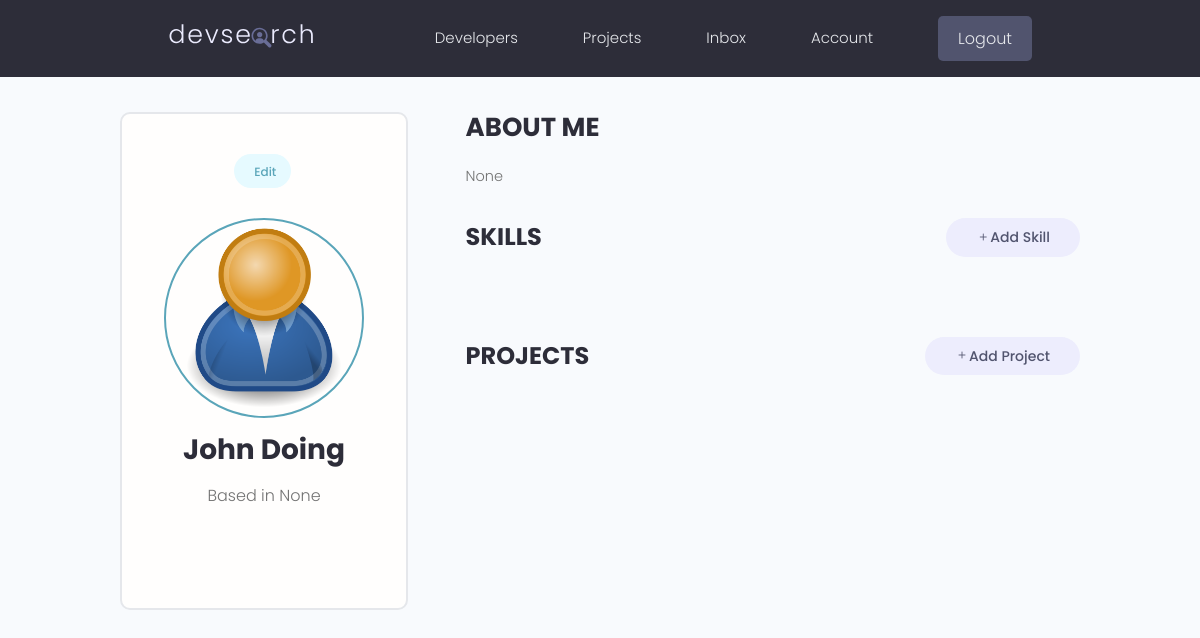
/account/ (signed in), run on the app's committed database.
### users/models.py (models this page shows, shortened)
class Profile(models.Model):
    user = models.OneToOneField(
        User, on_delete=models.CASCADE, null=True, blank=True)
    name = models.CharField(max_length=200, blank=True, null=True)
    email = models.EmailField(max_length=500, blank=True, null=True)
    username = models.CharField(max_length=200, blank=True, null=True)
    location = models.CharField(max_length=200, blank=True, null=True)
    short_intro = models.CharField(max_length=200, blank=True, null=True)
    bio = models.TextField(blank=True, null=True)
    profile_image = models.ImageField(
        null=True, blank=True, upload_to='profiles/', default="profiles/user-default.png")
    social_github = models.CharField(max_length=200, blank=True, null=True)
    social_twitter = models.CharField(max_length=200, blank=True, null=True)
    social_linkedin = models.CharField(max_length=200, blank=True, null=True)
    social_youtube = models.CharField(max_length=200, blank=True, null=True)
    social_website = models.CharField(max_length=200, blank=True, null=True)
    created = models.DateTimeField(auto_now_add=True)
    id = models.UUIDField(default=uuid.uuid4, unique=True,
                          primary_key=True, editable=False)
    class Meta:
        ordering = ['created']
    @property
    def imageURL(self):
        try:
            url = self.profile_image.url
        except:
            url = ''
        return url

### users/views.py (the view)
# urls.py: path('account/', views.userAccount, name="account"),
@login_required(login_url='login')
def userAccount(request):
    profile = request.user.profile
    skills = profile.skill_set.all()
    projects = profile.project_set.all()
    context = {'profile': profile, 'skills': skills, 'projects': projects}
    return render(request, 'users/account.html', context)

### users/templates/users/account.html (shortened to what this page needs)
{% extends 'main.html' %}
{% block content %}
<main class="settingsPage profile my-md">
  <div class="container">
    <div class="layout">
      <div class="column column--1of3">
        <div class="card text-center">
          <div class="card__body dev">
            <a class="tag tag--pill tag--main settings__btn" href="{% url 'edit-account' %}">
              Edit</a>
            <img class="avatar avatar--xl dev__avatar" src="{{profile.imageURL}}" />
            <h2 class="dev__name">{{profile.name}}</h2>
            <p class="dev__location">Based in {{profile.location}}</p>
          </div>
        </div>
      </div>
      <div class="column column--2of3">
        <div class="devInfo">
          <h3 class="devInfo__title">About Me</h3>
          <p class="devInfo__about">{{profile.bio}}</p>
        </div>
        <div class="settings">
          <h3 class="settings__title">Skills</h3>
          <a class="tag tag--pill tag--sub settings__btn tag--lg" href="{% url 'create-skill' %}"><i
              class="bi bi-plus"></i> Add Skill</a>
        </div>
        <div class="settings">
          <h3 class="settings__title">Projects</h3>
          <a class="tag tag--pill tag--sub settings__btn tag--lg" href="{% url 'create-project' %}"><i
              class="bi bi-plus"></i> Add Project</a>
        </div>
      </div>
    </div>
  </div>
</main>
{% endblock %}

### static/styles/app.css (style rules this page uses)
:root { --color-sub: #2d2d39; }
.card { border: 2px solid var(--color-light); }
img { width: 100%; }
.profile .card > .dev { padding: 4rem; }
.dev__avatar { display: block; margin: auto; }
.dev__name { color: var(--color-sub); font-size: 2.8rem; font-weight: 700; margin-top: 1rem; margin-bottom: 0.5rem; }
.dev__location { margin-top: 1rem; }
.devInfo { margin-bottom: 3rem; }
.devInfo__title, .devInfo__subtitle { font-size: 2.6rem; color: var(--color-sub); text-transform: uppercase; font-weight: 700; margin-bottom: 1.5rem; }
.devInfo__about, .devSkill__info { font-size: 1.45rem; line-height: 1.7; text-align: justify; }
.settingsPage .dev > .settings__btn { display: inline-block; margin-bottom: 3rem; }
.settings { display: flex; justify-content: space-between; align-items: center; }
.settings__title { font-size: 2.4rem; text-transform: uppercase; font-weight: 700; color: var(--color-sub); }

### static/uikit/styles/modules/_variables.css (style rules this page uses)
:root { --color-main: #5aa5b9; --color-main-light: #e6faff; --color-sub: #3f4156; --color-sub-light: #51546e; --color-sub-lighter: #ededfd; --color-text: #737373; --color-gray: #8b8b8b; --color-light: #e5e7eb; --color-light-gray: #767676; --color-bg: #f8fafd; --color-white: #fffefd; --color-white-light: #f3f3f3; --color-success: #359e64; --color-success-bg: #def8e8; --color-error: #fc4b0b; --color-error-bg: #fff2ee; --font-base: 'Poppins', arial, helvetica, 'Segoe UI', roboto, ubuntu, sans-serif; --font-monospace: 'Fira Code', 'Courier New', courier, monospace; --font-regular: 300; --font-medium: 500; --font-bold: 700; --generic-shadow: 1px 1px 5px #00000010; --generic-transition: all 0.3s ease-in-out; }

### static/uikit/styles/modules/_base.css (style rules this page uses)
* { margin: 0; padding: 0; box-sizing: border-box; text-rendering: optimizeLegibility; color: inherit; font-size: inherit; }
html { font-size: 50%; }
@media only screen and (min-width: 480px) { html { font-size: 56.25%; } }
@media only screen and (min-width: 1200px) { html { font-size: 62.5%; } }
body { line-height: 1.6; font-weight: 400; font-size: 1.5rem; color: var(--color-text); background-color: var(--color-bg); min-height: 100vh; }

### static/uikit/styles/modules/_typography.css (style rules this page uses)
* { font-family: var(--font-base); }
h2 { font-size: 3.6rem; font-weight: var(--font-bold); }
h3 { font-size: 3.2rem; font-weight: var(--font-medium); }
p, span, strong { font-size: 1.6rem; color: var(--color-text); font-weight: var(--font-regular); }
a { padding-bottom: 2px; text-decoration: none; display: inline-block; color: var(--color-main); font-weight: var(--font-medium); }

### static/uikit/styles/modules/_utilities.css (style rules this page uses)
.container { width: 92%; max-width: 165rem; margin: 0 auto; box-sizing: border-box; }
@media screen and (min-width: 1000px) { .container { width: 90%; } }
@media screen and (min-width: 1200px) { .container { width: 80%; } }
.text-center { text-align: center; }
.my-md { margin: 3rem auto; }

### static/uikit/styles/modules/_avatar.css (style rules this page uses)
.avatar { border-radius: 50%; border: 2px solid var(--color-main); object-fit: cover; }
.avatar--xl { height: 20rem; width: 20rem; }

### static/uikit/styles/modules/_card.css (style rules this page uses)
.card { border-radius: 1rem; background-color: var(--color-white); border: 1.5px solid var(--color-light); width: auto; height: auto; margin-top: 0.5rem; margin-bottom: 0.5rem; overflow: hidden; }
.card__body, .card__header { padding: 2rem 2.5rem; }

### static/uikit/styles/modules/_tag.css (style rules this page uses)
.tag { display: inline-flex; align-items: center; background-color: var(--color-sub); height: -webkit-fit-content; height: -moz-fit-content; height: fit-content; width: -webkit-fit-content; width: -moz-fit-content; width: fit-content; border-radius: 0.5rem; padding: 0.5rem 1.5rem; font-size: 1.2rem; cursor: pointer; }
.tag:not(:last-child) { margin-right: 0.25rem; margin-bottom: 0.75rem; }
.tag--pill { border-radius: 5rem; }
.tag--main, .tag--main > small { background: var(--color-main-light); color: var(--color-main); font-weight: 500; }
.tag--sub, .tag--sub > small { background: var(--color-sub-lighter); color: var(--color-sub-light); font-weight: 500; }
.tag--lg { padding: 0.8rem 3rem; font-size: 1.4rem; }

### static/uikit/styles/modules/_layout.css (style rules this page uses)
.layout { display: flex; flex-flow: row wrap; justify-content: space-between; }
.layout > .column { margin-bottom: 3rem; }
.layout > .column.column--1of3 { flex-basis: 30%; }
.layout > .column.column--2of3 { flex-basis: 64%; }

### data on the page
Profile: imageURL (placeholder picture), name "John Doing", location "None", bio "None"
